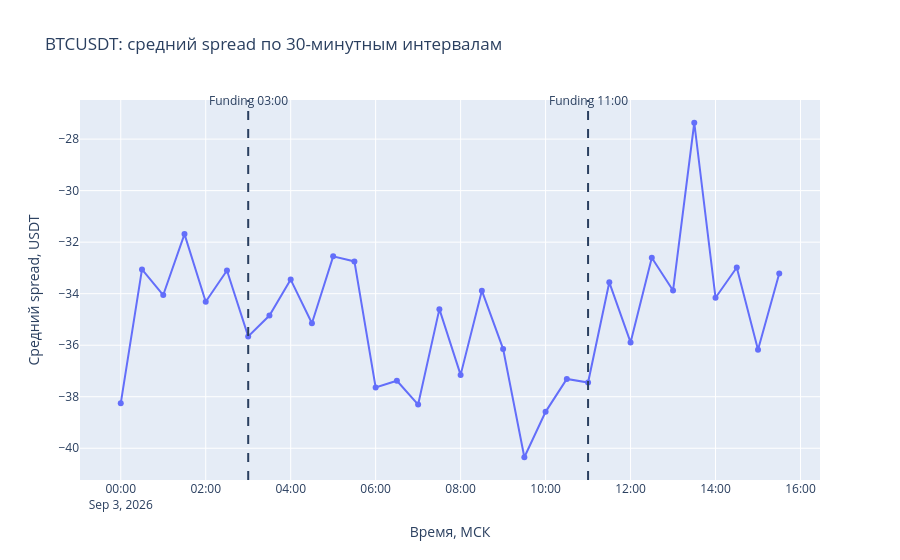

The notebook cell this image was saved under:
### Code cell
fig_30min = go.Figure()

fig_30min.add_trace(
    go.Scatter(
        x=btc_spread_30min.index,
        y=btc_spread_30min.values,
        mode="lines+markers",
        name="Средний spread за 30 минут"
    )
)

for funding_time, label in [
    ("2026-09-03 03:00:00", "Funding 03:00"),
    ("2026-09-03 11:00:00", "Funding 11:00")
]:
    fig_30min.add_shape(
        type="line",
        x0=funding_time,
        x1=funding_time,
        y0=0,
        y1=1,
        xref="x",
        yref="paper",
        line=dict(dash="dash")
    )

    fig_30min.add_annotation(
        x=funding_time,
        y=1,
        xref="x",
        yref="paper",
        text=label,
        showarrow=False,
        yshift=10
    )

fig_30min.update_layout(
    title="BTCUSDT: средний spread по 30-минутным интервалам",
    xaxis_title="Время, МСК",
    yaxis_title="Средний spread, USDT",
    hovermode="x unified"
)

fig_30min.show()

### Figure 1 — Plotly figure (JSON) as saved in the notebook; plotly's stock layout.template omitted (floating-point values rounded to 4 significant figures)
{"data": [{"mode": "lines+markers", "name": "Средний spread за 30 минут", "type": "scatter", "x": ["2026-09-03T00:00:00+03:00", "2026-09-03T00:30:00+03:00", "2026-09-03T01:00:00+03:00", "2026-09-03T01:30:00+03:00", "2026-09-03T02:00:00+03:00", "2026-09-03T02:30:00+03:00", "2026-09-03T03:00:00+03:00", "2026-09-03T03:30:00+03:00", "2026-09-03T04:00:00+03:00", "2026-09-03T04:30:00+03:00", "2026-09-03T05:00:00+03:00", "2026-09-03T05:30:00+03:00", "2026-09-03T06:00:00+03:00", "2026-09-03T06:30:00+03:00", "2026-09-03T07:00:00+03:00", "2026-09-03T07:30:00+03:00", "2026-09-03T08:00:00+03:00", "2026-09-03T08:30:00+03:00", "2026-09-03T09:00:00+03:00", "2026-09-03T09:30:00+03:00", "2026-09-03T10:00:00+03:00", "2026-09-03T10:30:00+03:00", "2026-09-03T11:00:00+03:00", "2026-09-03T11:30:00+03:00", "2026-09-03T12:00:00+03:00", "2026-09-03T12:30:00+03:00", "2026-09-03T13:00:00+03:00", "2026-09-03T13:30:00+03:00", "2026-09-03T14:00:00+03:00", "2026-09-03T14:30:00+03:00", "2026-09-03T15:00:00+03:00", "2026-09-03T15:30:00+03:00"], "y": [-38.26, -33.06, -34.05, -31.69, -34.31, -33.1, -35.66, -34.85, -33.45, -35.15, -32.55, -32.75, -37.64, -37.38, -38.3, -34.6, -37.15, -33.88, -36.14, -40.35, -38.59, -37.31, -37.45, -33.56, -35.89, -32.6, -33.88, -27.36, -34.16, -32.98, -36.17, -33.21]}], "layout": {"annotations": [{"showarrow": false, "text": "Funding 03:00", "x": "2026-09-03 03:00:00", "xref": "x", "y": 1, "yref": "paper", "yshift": 10}, {"showarrow": false, "text": "Funding 11:00", "x": "2026-09-03 11:00:00", "xref": "x", "y": 1, "yref": "paper", "yshift": 10}], "hovermode": "x unified", "shapes": [{"line": {"dash": "dash"}, "type": "line", "x0": "2026-09-03 03:00:00", "x1": "2026-09-03 03:00:00", "xref": "x", "y0": 0, "y1": 1, "yref": "paper"}, {"line": {"dash": "dash"}, "type": "line", "x0": "2026-09-03 11:00:00", "x1": "2026-09-03 11:00:00", "xref": "x", "y0": 0, "y1": 1, "yref": "paper"}], "title": {"text": "BTCUSDT: средний spread по 30-минутным интервалам"}, "xaxis": {"title": {"text": "Время, МСК"}}, "yaxis": {"title": {"text": "Средний spread, USDT"}}}}
